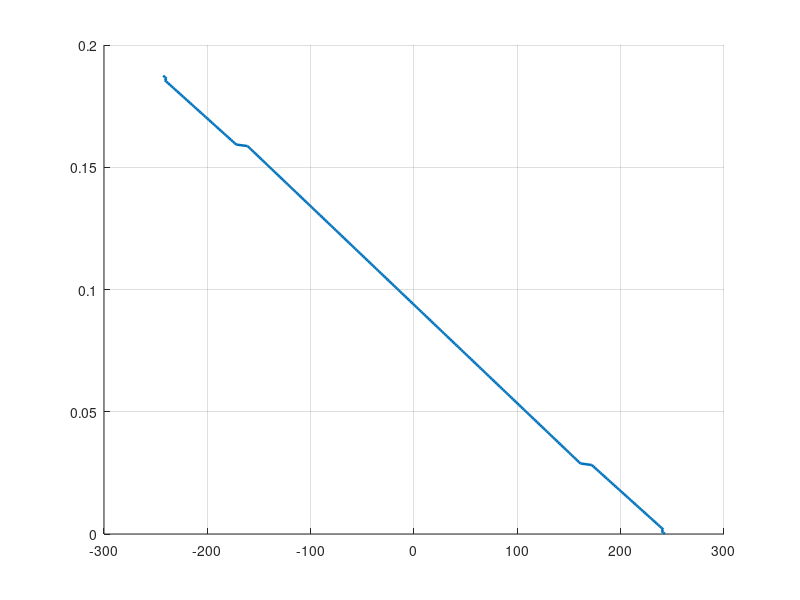

MATLAB code for this plot: (Note: this script raises an error after producing the figure.)
clear all;
close all;
clc;

%% ------------------------------------------------------------------------
%  GEOMETRY
% -------------------------------------------------------------------------
H_spar = 0.1845;     % total spar height [m]

x1 = 0.2;           % spar cap width [m]
x2 = 0.03;           % web thickness [m]
x4 = 2*x1;           % skin width [m]

t_skin = 0.0015;      % skin thickness (top & bottom) [m]
y2     = 0.13;  % web height [m]
y1     = (H_spar - y2)/2;       % spar cap thickness [m]

fprintf('Lentynos plotis x1 = %.6f m', x1)
fprintf('Sieneles plotis x2 = %.6f m', x2)
fprintf('Apsiuvos plotis x3 = %.6f m', x4)
fprintf('Lentynos aukstis y1 = %.6f m', y1)
fprintf('Sieneles aukstis y2 = %.6f m', y2)
fprintf('Apsiuvos aukstis y3 = %.6f m', t_skin)

% layer widths (b_i) and thicknesses (t_i) from BOTTOM to TOP:
% 1 bottom skin, 2 bottom cap, 3 web, 4 top cap, 5 top skin
b = [x4,     x1,   x2,   x1,     x4];
t = [t_skin, y1,   y2,   y1, t_skin];
nLayers = numel(b);
A = b .* t;          % [m^2]

%% ------------------------------------------------------------------------
%  MATERIAL DATA (PER LAYER)
% -------------------------------------------------------------------------
E_7075 = 72e9;       % [Pa]
E_2024 = 73e9;       % [Pa]
E_6061 = 69e9;       % [Pa]

Re_7075 = 503e6;     % [Pa] yield
Re_2024 = 324e6;     % [Pa] yield
Re_6061 = 275e6;     % [Pa] yield

SF = 1.5;            % safety factor

%   bottom skin, bottom cap, web, top cap, top skin
E = [E_7075, E_2024, E_6061, E_2024, E_7075];  % [Pa]

sigma_allow = [Re_7075, Re_2024, Re_6061, Re_2024, Re_7075] / SF;  % [Pa]

%% ------------------------------------------------------------------------
%  INTERNAL FORCES IN CRITICAL SECTION
% -------------------------------------------------------------------------
N =  0;     % [N] axial (positive tension)
M = 219.1779307e3;       % [Nm] bending moment

%% ------------------------------------------------------------------------
%  BASIC SECTION PROPERTIES (AREAS & "B" STIFFNESS FOR N)
% -------------------------------------------------------------------------
B_i = A .* E;          % [N]   (Bi = Ai*Ei)
B   = sum(B_i);        % [N]

% total height and centroid positions of each layer (from bottom)
H      = sum(t);
y_cent = zeros(1,nLayers);

y_running = 0;
for i = 1:nLayers
    y_cent(i) = y_running + t(i)/2;
    y_running = y_running + t(i);
end

%% ------------------------------------------------------------------------
%  NEUTRAL AXIS POSITION (bending) – weighted by Bi
% -------------------------------------------------------------------------
y_NA = sum(B_i .* y_cent) / B   % [m]

term1 = sum(B_i .* t);
term2 = sum(B_i(2:end) .* cumsum(t(1:end-1)));
y_NA_check = (term1 + 2*term2) / (2*sum(B_i))

% distance of each layer centroid to NA (positive upwards)
y_iN = y_cent - y_NA;            % [m]

%% ------------------------------------------------------------------------
%  SECOND MOMENT OF AREA & BENDING STIFFNESS D
% -------------------------------------------------------------------------
I_cent = (b .* t.^3) / 12;       % I of each layer about its own centroid
I_i    = I_cent + A .* (y_iN.^2);% parallel axis to NA

D_i = E .* I_i;                  % [Nm^2]
D   = sum(D_i);                  % [Nm^2]  (overall bending stiffness)

%% ------------------------------------------------------------------------
%  NORMAL STRESSES  σ_i = E_i*( N/B + M*y_i / D )
% -------------------------------------------------------------------------
epsilon_N = N / B;               % common axial strain
sigma_i   = E .* ( epsilon_N + (M .* y_iN) / D );  % [Pa] at layer centroids

% extreme fibres (bottom & top of whole section)
y_top = H - y_NA;
y_bot = -y_NA;

sigma_bot = E(1)   * (epsilon_N + M*y_bot/D);   % bottom skin material
sigma_top = E(end) * (epsilon_N + M*y_top/D);   % top skin material

%% ------------------------------------------------------------------------
%  UTILISATION (NORMAL STRESSES ONLY)
% -------------------------------------------------------------------------
util_sigma_layers = abs(sigma_i)   ./ sigma_allow;
util_sigma_bot    = abs(sigma_bot) / sigma_allow(1);
util_sigma_top    = abs(sigma_top) / sigma_allow(end);

%% ------------------------------------------------------------------------
%  PRINT RESULTS
% -------------------------------------------------------------------------
fprintf('--- MULTILAYER SECTION STRENGTH CHECK (NORMAL STRESS) ---\n');
fprintf('Neutral axis from bottom y_NA = %.4f m\n', y_NA);
fprintf('Axial stiffness B        = %.3e N\n', B);
fprintf('Bending stiffness D      = %.3e Nm^2\n\n', D);

for i = 1:nLayers
    fprintf(['Layer %d: A = %.3e m^2, y_cent = %.4f m, ' ...
             'sigma = %+8.2f MPa, util = %.2f\n'], ...
        i, A(i), y_cent(i), sigma_i(i)/1e6, util_sigma_layers(i));
end

fprintf('\nExtreme fibres:\n');
fprintf('Bottom sigma = %+8.2f MPa, utilisation = %.2f\n', ...
    sigma_bot/1e6, util_sigma_bot);
fprintf('Top    sigma = %+8.2f MPa, utilisation = %.2f\n', ...
    sigma_top/1e6, util_sigma_top);

%% -----------------------------------------------------------
%  NORMAL STRESS DISTRIBUTION PLOT σ(y)
% ------------------------------------------------------------
% layer interfaces from bottom: 0, t1, t1+t2, ...
y_iface = [0, cumsum(t)];

% global axial strain (already epsilon_N)
nPts = 300;                        % resolution of the graph
y_vec = linspace(0, H, nPts);      % from bottom (0) to top (H)
sigma_y = zeros(size(y_vec));      % [Pa]

for k = 1:nPts
    y = y_vec(k);

    % find which layer this y belongs to
    idx = find(y >= y_iface(1:end-1) & y <= y_iface(2:end), 1, 'first');

    % distance from NA
    y_rel = y - y_NA;

    % strain and stress in that layer
    epsilon_y = epsilon_N + (M * y_rel) / D;
    sigma_y(k) = E(idx) * epsilon_y;
end

% convert to MPa and flip sign (for aircraft convention: tension at bottom)
sigma_MPa = -sigma_y / 1e6;

figure; hold on; grid on;
plot(sigma_MPa, y_vec, 'LineWidth', 1.8);

xline(0, '--k', 'LineWidth', 1);   % σ = 0
yline(y_NA, ':k', 'LineWidth', 1); % NA position

xlabel('\sigma [MPa]');
ylabel('y [m] (from bottom of spar)');
title('Normal stress distribution \sigma(y) in spar cross-section');

set(gca, 'YDir', 'normal');  % bottom at y=0, top at y=H

